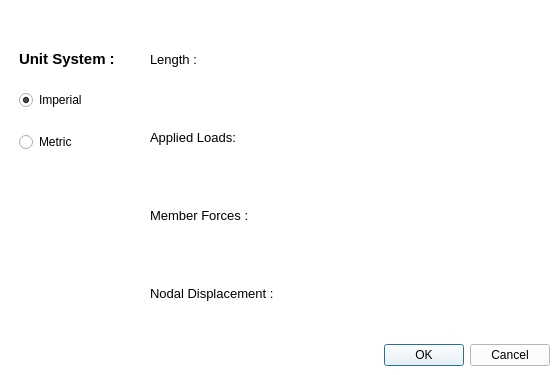
<?xml version="1.0" encoding="UTF-8"?>
<ui version="4.0">
 <class>MainWindow</class>
 <widget class="QMainWindow" name="MainWindow">
  <property name="geometry">
   <rect>
    <x>0</x>
    <y>0</y>
    <width>559</width>
    <height>375</height>
   </rect>
  </property>
  <property name="minimumSize">
   <size>
    <width>559</width>
    <height>375</height>
   </size>
  </property>
  <property name="maximumSize">
   <size>
    <width>559</width>
    <height>375</height>
   </size>
  </property>
  <property name="palette">
   <palette>
    <active>
     <colorrole role="WindowText">
      <brush brushstyle="SolidPattern">
       <color alpha="255">
        <red>0</red>
        <green>0</green>
        <blue>0</blue>
       </color>
      </brush>
     </colorrole>
     <colorrole role="Button">
      <brush brushstyle="SolidPattern">
       <color alpha="255">
        <red>255</red>
        <green>255</green>
        <blue>255</blue>
       </color>
      </brush>
     </colorrole>
     <colorrole role="Light">
      <brush brushstyle="SolidPattern">
       <color alpha="255">
        <red>255</red>
        <green>255</green>
        <blue>255</blue>
       </color>
      </brush>
     </colorrole>
     <colorrole role="Midlight">
      <brush brushstyle="SolidPattern">
       <color alpha="255">
        <red>255</red>
        <green>255</green>
        <blue>255</blue>
       </color>
      </brush>
     </colorrole>
     <colorrole role="Dark">
      <brush brushstyle="SolidPattern">
       <color alpha="255">
        <red>127</red>
        <green>127</green>
        <blue>127</blue>
       </color>
      </brush>
     </colorrole>
     <colorrole role="Mid">
      <brush brushstyle="SolidPattern">
       <color alpha="255">
        <red>170</red>
        <green>170</green>
        <blue>170</blue>
       </color>
      </brush>
     </colorrole>
     <colorrole role="Text">
      <brush brushstyle="SolidPattern">
       <color alpha="255">
        <red>0</red>
        <green>0</green>
        <blue>0</blue>
       </color>
      </brush>
     </colorrole>
     <colorrole role="BrightText">
      <brush brushstyle="SolidPattern">
       <color alpha="255">
        <red>255</red>
        <green>255</green>
        <blue>255</blue>
       </color>
      </brush>
     </colorrole>
     <colorrole role="ButtonText">
      <brush brushstyle="SolidPattern">
       <color alpha="255">
        <red>0</red>
        <green>0</green>
        <blue>0</blue>
       </color>
      </brush>
     </colorrole>
     <colorrole role="Base">
      <brush brushstyle="SolidPattern">
       <color alpha="255">
        <red>255</red>
        <green>255</green>
        <blue>255</blue>
       </color>
      </brush>
     </colorrole>
     <colorrole role="Window">
      <brush brushstyle="SolidPattern">
       <color alpha="255">
        <red>255</red>
        <green>255</green>
        <blue>255</blue>
       </color>
      </brush>
     </colorrole>
     <colorrole role="Shadow">
      <brush brushstyle="SolidPattern">
       <color alpha="255">
        <red>0</red>
        <green>0</green>
        <blue>0</blue>
       </color>
      </brush>
     </colorrole>
     <colorrole role="AlternateBase">
      <brush brushstyle="SolidPattern">
       <color alpha="255">
        <red>255</red>
        <green>255</green>
        <blue>255</blue>
       </color>
      </brush>
     </colorrole>
     <colorrole role="ToolTipBase">
      <brush brushstyle="SolidPattern">
       <color alpha="255">
        <red>255</red>
        <green>255</green>
        <blue>220</blue>
       </color>
      </brush>
     </colorrole>
     <colorrole role="ToolTipText">
      <brush brushstyle="SolidPattern">
       <color alpha="255">
        <red>0</red>
        <green>0</green>
        <blue>0</blue>
       </color>
      </brush>
     </colorrole>
     <colorrole role="PlaceholderText">
      <brush brushstyle="SolidPattern">
       <color alpha="128">
        <red>0</red>
        <green>0</green>
        <blue>0</blue>
       </color>
      </brush>
     </colorrole>
    </active>
    <inactive>
     <colorrole role="WindowText">
      <brush brushstyle="SolidPattern">
       <color alpha="255">
        <red>0</red>
        <green>0</green>
        <blue>0</blue>
       </color>
      </brush>
     </colorrole>
     <colorrole role="Button">
      <brush brushstyle="SolidPattern">
       <color alpha="255">
        <red>255</red>
        <green>255</green>
        <blue>255</blue>
       </color>
      </brush>
     </colorrole>
     <colorrole role="Light">
      <brush brushstyle="SolidPattern">
       <color alpha="255">
        <red>255</red>
        <green>255</green>
        <blue>255</blue>
       </color>
      </brush>
     </colorrole>
     <colorrole role="Midlight">
      <brush brushstyle="SolidPattern">
       <color alpha="255">
        <red>255</red>
        <green>255</green>
        <blue>255</blue>
       </color>
      </brush>
     </colorrole>
     <colorrole role="Dark">
      <brush brushstyle="SolidPattern">
       <color alpha="255">
        <red>127</red>
        <green>127</green>
        <blue>127</blue>
       </color>
      </brush>
     </colorrole>
     <colorrole role="Mid">
      <brush brushstyle="SolidPattern">
       <color alpha="255">
        <red>170</red>
        <green>170</green>
        <blue>170</blue>
       </color>
      </brush>
     </colorrole>
     <colorrole role="Text">
      <brush brushstyle="SolidPattern">
       <color alpha="255">
        <red>0</red>
        <green>0</green>
        <blue>0</blue>
       </color>
      </brush>
     </colorrole>
     <colorrole role="BrightText">
      <brush brushstyle="SolidPattern">
       <color alpha="255">
        <red>255</red>
        <green>255</green>
        <blue>255</blue>
       </color>
      </brush>
     </colorrole>
     <colorrole role="ButtonText">
      <brush brushstyle="SolidPattern">
       <color alpha="255">
        <red>0</red>
        <green>0</green>
        <blue>0</blue>
       </color>
      </brush>
     </colorrole>
     <colorrole role="Base">
      <brush brushstyle="SolidPattern">
       <color alpha="255">
        <red>255</red>
        <green>255</green>
        <blue>255</blue>
       </color>
      </brush>
     </colorrole>
     <colorrole role="Window">
      <brush brushstyle="SolidPattern">
       <color alpha="255">
        <red>255</red>
        <green>255</green>
        <blue>255</blue>
       </color>
      </brush>
     </colorrole>
     <colorrole role="Shadow">
      <brush brushstyle="SolidPattern">
       <color alpha="255">
        <red>0</red>
        <green>0</green>
        <blue>0</blue>
       </color>
      </brush>
     </colorrole>
     <colorrole role="AlternateBase">
      <brush brushstyle="SolidPattern">
       <color alpha="255">
        <red>255</red>
        <green>255</green>
        <blue>255</blue>
       </color>
      </brush>
     </colorrole>
     <colorrole role="ToolTipBase">
      <brush brushstyle="SolidPattern">
       <color alpha="255">
        <red>255</red>
        <green>255</green>
        <blue>220</blue>
       </color>
      </brush>
     </colorrole>
     <colorrole role="ToolTipText">
      <brush brushstyle="SolidPattern">
       <color alpha="255">
        <red>0</red>
        <green>0</green>
        <blue>0</blue>
       </color>
      </brush>
     </colorrole>
     <colorrole role="PlaceholderText">
      <brush brushstyle="SolidPattern">
       <color alpha="128">
        <red>0</red>
        <green>0</green>
        <blue>0</blue>
       </color>
      </brush>
     </colorrole>
    </inactive>
    <disabled>
     <colorrole role="WindowText">
      <brush brushstyle="SolidPattern">
       <color alpha="255">
        <red>127</red>
        <green>127</green>
        <blue>127</blue>
       </color>
      </brush>
     </colorrole>
     <colorrole role="Button">
      <brush brushstyle="SolidPattern">
       <color alpha="255">
        <red>255</red>
        <green>255</green>
        <blue>255</blue>
       </color>
      </brush>
     </colorrole>
     <colorrole role="Light">
      <brush brushstyle="SolidPattern">
       <color alpha="255">
        <red>255</red>
        <green>255</green>
        <blue>255</blue>
       </color>
      </brush>
     </colorrole>
     <colorrole role="Midlight">
      <brush brushstyle="SolidPattern">
       <color alpha="255">
        <red>255</red>
        <green>255</green>
        <blue>255</blue>
       </color>
      </brush>
     </colorrole>
     <colorrole role="Dark">
      <brush brushstyle="SolidPattern">
       <color alpha="255">
        <red>127</red>
        <green>127</green>
        <blue>127</blue>
       </color>
      </brush>
     </colorrole>
     <colorrole role="Mid">
      <brush brushstyle="SolidPattern">
       <color alpha="255">
        <red>170</red>
        <green>170</green>
        <blue>170</blue>
       </color>
      </brush>
     </colorrole>
     <colorrole role="Text">
      <brush brushstyle="SolidPattern">
       <color alpha="255">
        <red>127</red>
        <green>127</green>
        <blue>127</blue>
       </color>
      </brush>
     </colorrole>
     <colorrole role="BrightText">
      <brush brushstyle="SolidPattern">
       <color alpha="255">
        <red>255</red>
        <green>255</green>
        <blue>255</blue>
       </color>
      </brush>
     </colorrole>
     <colorrole role="ButtonText">
      <brush brushstyle="SolidPattern">
       <color alpha="255">
        <red>127</red>
        <green>127</green>
        <blue>127</blue>
       </color>
      </brush>
     </colorrole>
     <colorrole role="Base">
      <brush brushstyle="SolidPattern">
       <color alpha="255">
        <red>255</red>
        <green>255</green>
        <blue>255</blue>
       </color>
      </brush>
     </colorrole>
     <colorrole role="Window">
      <brush brushstyle="SolidPattern">
       <color alpha="255">
        <red>255</red>
        <green>255</green>
        <blue>255</blue>
       </color>
      </brush>
     </colorrole>
     <colorrole role="Shadow">
      <brush brushstyle="SolidPattern">
       <color alpha="255">
        <red>0</red>
        <green>0</green>
        <blue>0</blue>
       </color>
      </brush>
     </colorrole>
     <colorrole role="AlternateBase">
      <brush brushstyle="SolidPattern">
       <color alpha="255">
        <red>255</red>
        <green>255</green>
        <blue>255</blue>
       </color>
      </brush>
     </colorrole>
     <colorrole role="ToolTipBase">
      <brush brushstyle="SolidPattern">
       <color alpha="255">
        <red>255</red>
        <green>255</green>
        <blue>220</blue>
       </color>
      </brush>
     </colorrole>
     <colorrole role="ToolTipText">
      <brush brushstyle="SolidPattern">
       <color alpha="255">
        <red>0</red>
        <green>0</green>
        <blue>0</blue>
       </color>
      </brush>
     </colorrole>
     <colorrole role="PlaceholderText">
      <brush brushstyle="SolidPattern">
       <color alpha="128">
        <red>0</red>
        <green>0</green>
        <blue>0</blue>
       </color>
      </brush>
     </colorrole>
    </disabled>
   </palette>
  </property>
  <property name="windowTitle">
   <string>Units</string>
  </property>
  <property name="styleSheet">
   <string notr="true"> QComboBox {	
	font: 10pt &quot;MS Sans Serif&quot;;
}
</string>
  </property>
  <widget class="QWidget" name="centralwidget">
   <layout class="QFormLayout" name="formLayout">
    <item row="0" column="0">
     <layout class="QVBoxLayout" name="verticalLayout">
      <property name="leftMargin">
       <number>10</number>
      </property>
      <property name="topMargin">
       <number>20</number>
      </property>
      <property name="rightMargin">
       <number>10</number>
      </property>
      <property name="bottomMargin">
       <number>10</number>
      </property>
      <item>
       <spacer name="verticalSpacer_3">
        <property name="orientation">
         <enum>Qt::Vertical</enum>
        </property>
        <property name="sizeHint" stdset="0">
         <size>
          <width>20</width>
          <height>45</height>
         </size>
        </property>
       </spacer>
      </item>
      <item>
       <widget class="QLabel" name="label">
        <property name="font">
         <font>
          <pointsize>11</pointsize>
          <weight>75</weight>
          <bold>true</bold>
         </font>
        </property>
        <property name="text">
         <string>Unit System :</string>
        </property>
       </widget>
      </item>
      <item>
       <spacer name="verticalSpacer_4">
        <property name="orientation">
         <enum>Qt::Vertical</enum>
        </property>
        <property name="sizeHint" stdset="0">
         <size>
          <width>20</width>
          <height>40</height>
         </size>
        </property>
       </spacer>
      </item>
      <item>
       <widget class="QRadioButton" name="radioButton_2">
        <property name="font">
         <font>
          <pointsize>9</pointsize>
         </font>
        </property>
        <property name="text">
         <string>Imperial</string>
        </property>
        <property name="checked">
         <bool>true</bool>
        </property>
       </widget>
      </item>
      <item>
       <spacer name="verticalSpacer_2">
        <property name="orientation">
         <enum>Qt::Vertical</enum>
        </property>
        <property name="sizeHint" stdset="0">
         <size>
          <width>20</width>
          <height>40</height>
         </size>
        </property>
       </spacer>
      </item>
      <item>
       <widget class="QRadioButton" name="metricButton">
        <property name="font">
         <font>
          <pointsize>9</pointsize>
         </font>
        </property>
        <property name="text">
         <string>Metric</string>
        </property>
        <property name="checked">
         <bool>false</bool>
        </property>
       </widget>
      </item>
      <item>
       <spacer name="verticalSpacer">
        <property name="orientation">
         <enum>Qt::Vertical</enum>
        </property>
        <property name="sizeHint" stdset="0">
         <size>
          <width>20</width>
          <height>200</height>
         </size>
        </property>
       </spacer>
      </item>
     </layout>
    </item>
    <item row="0" column="1">
     <layout class="QVBoxLayout" name="verticalLayout_2">
      <property name="leftMargin">
       <number>10</number>
      </property>
      <property name="topMargin">
       <number>5</number>
      </property>
      <item>
       <widget class="QStackedWidget" name="stackedWidget">
        <property name="currentIndex">
         <number>1</number>
        </property>
        <widget class="QWidget" name="page_metric">
         <layout class="QVBoxLayout" name="verticalLayout_3">
          <item>
           <widget class="QLabel" name="label_2">
            <property name="font">
             <font>
              <pointsize>10</pointsize>
             </font>
            </property>
            <property name="text">
             <string>Length :</string>
            </property>
           </widget>
          </item>
          <item>
           <layout class="QVBoxLayout" name="layout_length_metric"/>
          </item>
          <item>
           <widget class="QLabel" name="label_3">
            <property name="font">
             <font>
              <pointsize>10</pointsize>
             </font>
            </property>
            <property name="text">
             <string>Applied Loads:</string>
            </property>
           </widget>
          </item>
          <item>
           <layout class="QVBoxLayout" name="layout_load_metric"/>
          </item>
          <item>
           <widget class="QLabel" name="label_4">
            <property name="font">
             <font>
              <pointsize>10</pointsize>
             </font>
            </property>
            <property name="text">
             <string>Member Forces :</string>
            </property>
           </widget>
          </item>
          <item>
           <layout class="QVBoxLayout" name="layout_force_metric"/>
          </item>
          <item>
           <widget class="QLabel" name="label_5">
            <property name="font">
             <font>
              <pointsize>10</pointsize>
             </font>
            </property>
            <property name="text">
             <string>Nodal Displacement : </string>
            </property>
           </widget>
          </item>
          <item>
           <layout class="QVBoxLayout" name="layout_displacement_metric"/>
          </item>
         </layout>
        </widget>
        <widget class="QWidget" name="page_imperial">
         <layout class="QVBoxLayout" name="verticalLayout_4">
          <item>
           <widget class="QLabel" name="label_6">
            <property name="font">
             <font>
              <pointsize>10</pointsize>
             </font>
            </property>
            <property name="text">
             <string>Length :</string>
            </property>
           </widget>
          </item>
          <item>
           <layout class="QVBoxLayout" name="layout_length_imperial"/>
          </item>
          <item>
           <widget class="QLabel" name="label_8">
            <property name="font">
             <font>
              <pointsize>10</pointsize>
             </font>
            </property>
            <property name="text">
             <string>Applied Loads:</string>
            </property>
           </widget>
          </item>
          <item>
           <layout class="QVBoxLayout" name="layout_load_imperial"/>
          </item>
          <item>
           <widget class="QLabel" name="label_9">
            <property name="font">
             <font>
              <pointsize>10</pointsize>
             </font>
            </property>
            <property name="text">
             <string>Member Forces :</string>
            </property>
           </widget>
          </item>
          <item>
           <layout class="QVBoxLayout" name="layout_force_imperial"/>
          </item>
          <item>
           <widget class="QLabel" name="label_7">
            <property name="font">
             <font>
              <pointsize>10</pointsize>
             </font>
            </property>
            <property name="text">
             <string>Nodal Displacement : </string>
            </property>
           </widget>
          </item>
          <item>
           <layout class="QVBoxLayout" name="layout_displacement_imperial"/>
          </item>
         </layout>
        </widget>
       </widget>
      </item>
     </layout>
    </item>
    <item row="1" column="1">
     <layout class="QHBoxLayout" name="horizontalLayout">
      <item>
       <widget class="QDialogButtonBox" name="buttonBox">
        <property name="standardButtons">
         <set>QDialogButtonBox::Cancel|QDialogButtonBox::Ok</set>
        </property>
       </widget>
      </item>
     </layout>
    </item>
   </layout>
  </widget>
 </widget>
 <resources/>
 <connections>
  <connection>
   <sender>buttonBox</sender>
   <signal>accepted()</signal>
   <receiver>MainWindow</receiver>
   <slot>close()</slot>
   <hints>
    <hint type="sourcelabel">
     <x>342</x>
     <y>348</y>
    </hint>
    <hint type="destinationlabel">
     <x>279</x>
     <y>187</y>
    </hint>
   </hints>
  </connection>
  <connection>
   <sender>buttonBox</sender>
   <signal>rejected()</signal>
   <receiver>MainWindow</receiver>
   <slot>close()</slot>
   <hints>
    <hint type="sourcelabel">
     <x>342</x>
     <y>348</y>
    </hint>
    <hint type="destinationlabel">
     <x>279</x>
     <y>187</y>
    </hint>
   </hints>
  </connection>
 </connections>
</ui>
